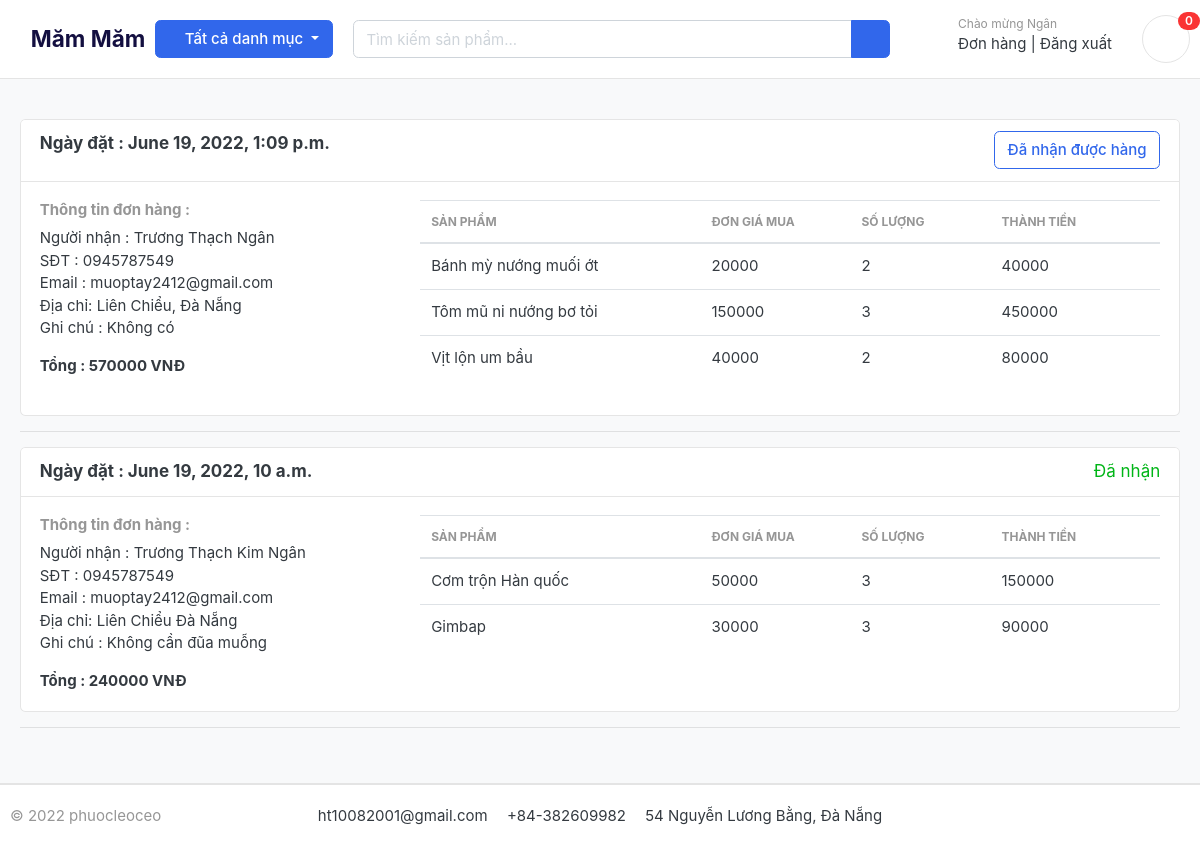
The app's page /order/history/ (signed in) with its own data.
### user/models.py (models this page shows, shortened)
class User(AbstractBaseUser):
    username = models.CharField(max_length=50, unique=True)
    email = models.EmailField(max_length=50, unique=True)
    first_name = models.CharField(max_length=50)
    last_name = models.CharField(max_length=50)
    phone_number = models.CharField(max_length=50)
    date_joined = models.DateTimeField(auto_now_add=True)
    last_login = models.DateTimeField(auto_now_add=True)
    is_admin = models.BooleanField(default=False)
    is_staff = models.BooleanField(default=False)
    is_active = models.BooleanField(default=False)
    is_superuser = models.BooleanField(default=False)
    USERNAME_FIELD = "email"
    REQUIRED_FIELDS = ["username", "first_name", "last_name"]
    objects = UserManager()

### order/models.py (models this page shows)
class Order(models.Model):
    user = models.ForeignKey(User, on_delete=models.SET_NULL, null=True)
    first_name = models.CharField(max_length=50)
    last_name = models.CharField(max_length=50)
    email = models.EmailField(max_length=50)
    phone_number = models.CharField(max_length=15)
    address = models.CharField(max_length=50)
    order_note = models.CharField(max_length=100, blank=True)
    order_total = models.IntegerField()
    is_done = models.BooleanField(default=False)
    created_at = models.DateTimeField(auto_now_add=True)
    updated_at = models.DateTimeField(auto_now=True)

class OrderDetail(models.Model):
    order = models.ForeignKey(Order, on_delete=models.CASCADE)
    user = models.ForeignKey(User, on_delete=models.CASCADE)
    product = models.ForeignKey(Product, on_delete=models.CASCADE)
    quantity = models.IntegerField()
    product_price = models.IntegerField()
    created_at = models.DateTimeField(auto_now_add=True)
    updated_at = models.DateTimeField(auto_now=True)
    def order_detail_total(self):
        return self.product_price * self.quantity

### product/models.py (models this page shows, shortened)
class Product(models.Model):
    name = models.CharField(max_length=100, unique=True)
    slug = models.SlugField(max_length=50, unique=True, allow_unicode=True)
    price = models.IntegerField()
    description = models.TextField(max_length=500, blank=True)
    image = models.ImageField(upload_to='photos/products')
    is_available = models.BooleanField(default=True)
    created_date = models.DateTimeField(auto_now_add=True)
    modified_date = models.DateTimeField(auto_now=True)
    category = models.ForeignKey(Category, on_delete=models.CASCADE)
    class Meta:
        verbose_name = "product"
        verbose_name_plural = "products"

### order/views.py (the view)
# urls.py: path("history/", views.order_history, name="order_history"),
@login_required(login_url="login")
def order_history(request):
    orders = Order.objects.order_by('-created_at').filter(user=request.user)
    orders_vm = []
    for order in orders:
        order_detail = OrderDetail.objects.filter(user=request.user, order=order)
        orders_vm.append((order, order_detail))
    return render(request=request, template_name="order/history.html",
                  context={"orders_vm": orders_vm})

### cart/context_processors.py (called while the page is built)
def cart_count(request):
    cart_count_badge = 0
    if "admin" in request.path:
        return {}
    else:
        try:
            cart = Cart.objects.filter(cart_id=cart_id_from_session(request))
            if request.user.is_authenticated:
                cart_items = CartItem.objects.all().filter(user=request.user)
            else:
                cart_items = CartItem.objects.all().filter(cart=cart[:1])
            cart_count_badge = cart_items.count()
        except Cart.DoesNotExist:
            cart_count_badge = 0
    return dict(cart_count_badge=cart_count_badge)

### cart/views.py (called while the page is built)
def cart_id_from_session(request):
    cart_id = request.session.session_key
    if not cart_id:
        cart_id = request.session.create()
    return cart_id

### category/context_processors.py (called while the page is built)
def header_menu_links(request):
    links = Category.objects.all()
    return dict(links=links)

### category/models.py (called while the page is built)
    def get_product(self):
        return reverse("product_by_category", args=[self.slug])

### templates/order/history.html
{% extends 'base.html' %}
{% load static %}
{% block content %}
<section class="section-conten padding-y bg">
    <div class="container">
        <main class="col-md-12">
            {% for order, order_detail in orders_vm %}
            <article class="card">
                <header class="card-header" style="display: flex;justify-content: space-between;">
                    <strong style="font-size: 17px;">Ngày đặt : {{ order.created_at }}</strong>
                    {% if order.is_done %}
                    <p class="text-success" style="font-size: 17px;">Đã nhận</p>
                    {% else %}
                    <a href="{% url 'set_order_done' order.id %}" class="btn btn-outline-primary">
                        Đã nhận được hàng
                    </a>
                    {% endif %}
                </header>
                <div class="card-body">
                    <div class="row">
                        <div class="col-md-4">
                            <h6 class="text-muted">Thông tin đơn hàng : </h6>
                            <p>Người nhận : {{ order.first_name }} {{ order.last_name }} <br>
                                SĐT : {{ order.phone_number }} <br>
                                Email : {{ order.email }} <br>
                                Địa chỉ: {{ order.address }} <br>
                                Ghi chú : {{ order.order_note }}
                            </p>
                            <b>Tổng : {{ order.order_total }} VNĐ</b>
                        </div>
                        <div class="col-md-8">
                            <table class="table table-hover">
                                <thead class="text-muted">
                                    <tr class="small text-uppercase">
                                        <th scope="col">Sản phẩm</th>
                                        <th scope="col" width="150">Đơn giá mua</th>
                                        <th scope="col" width="140">Số lượng</th>
                                        <th scope="col" width="170">Thành tiền</th>
                                    </tr>
                                </thead>
                                <tbody>
                                    {% for od in order_detail %}
                                    <tr>
                                        <td>
                                            <p class="title mb-0">{{ od.product.name }}</p>
                                        </td>
                                        <td>
                                            <p class="title mb-0">{{ od.product_price }}</p>
                                        </td>
                                        <td>
                                            <p class="title mb-0">{{ od.quantity }}</p>
                                        </td>
                                        <td>
                                            <p class="title mb-0">{{ od.order_detail_total }}</p>
                                        </td>
                                    </tr>
                                    {% endfor %}
                                </tbody>
                            </table>
                        </div>
                    </div>
                </div>
            </article>
            <hr>
            {% endfor %}
        </main>
    </div>
</section>
{% endblock content %}

### templates/partial/header.html (shortened to what this page needs)
{% load static %}
<header class="section-header">
    <section class="header-main border-bottom">
        <div class="container">
            <div class="row align-items-center">
                <a href="/" class="brand-wrap" style="font-size: 1.5rem; font-weight: bolder; color: #130f40;">
                    <i class="fas fa-utensils" style="padding-right: .5rem;color: #27ae60;font-size: 30px;"></i>Măm Măm
                </a>
                <div class="col-lg col-sm col-md col-6 flex-grow-0">
                    <div class="category-wrap dropdown d-inline-block float-right">
                        <button type="button" class="btn btn-primary dropdown-toggle" data-toggle="dropdown">
                            <i class="fa fa-bars"></i> Tất cả danh mục
                        </button>
                    </div>
                </div>
                <div class="col-lg  col-md-6 col-sm-12 col">
                    <form action="{% url 'product_search' %}" method="get" class="search">
                        <div class="input-group w-100">
                            <input type="text" class="form-control" style="width:60%;"
                                placeholder="Tìm kiếm sản phẩm..." name="product_search">
                            <div class="input-group-append">
                                <button class="btn btn-primary" type="submit">
                                    <i class="fa fa-search"></i>
                                </button>
                            </div>
                        </div>
                    </form>
                </div>
                <div class="col-lg-3 col-sm-6 col-8 order-2 order-lg-3">
                    <div class="d-flex justify-content-end mb-3 mb-lg-0">
                        {% if user.id is None %}
                        <div class="widget-header">
                            <small class="title text-muted">Chào mừng !</small>
                            <div>
                                <a href="/user/login">Đăng nhập</a> <span class="dark-transp"> | </span>
                                <a href="/user/register"> Đăng ký</a>
                            </div>
                        </div>
                        {% else %}
                        <div class="widget-header">
                            <small class="title text-muted">Chào mừng {{ user.last_name }}</small>
                            <div>
                                {% if user.is_superuser %}
                                <a href="/dashboard">Quản lý</a> <span class="dark-transp"> | </span>
                                {% else %}
                                <a href="/order/history">Đơn hàng</a> <span class="dark-transp"> | </span>
                                {% endif %}
                                <a href="/user/logout">Đăng xuất</span>
                            </div>
                        </div>
                        {% endif %}
                        <a href="/cart" class="widget-header pl-3 ml-3">
                            <div class="icon icon-sm rounded-circle border"><i class="fa fa-shopping-cart"></i>
                            </div>
                            <span class="badge badge-pill badge-danger notify">
                                {{ cart_count_badge }}
                            </span>
                        </a>
                    </div>
                </div>
            </div>
        </div>
    </section>
</header>

### foodapp/static/css/ui.css (style rules this page uses)
html { font-family: "Inter", sans-serif; font-size: 15px; }
.icon-xs, .icon-sm, .icon-md, .icon-lg { display: inline-block; text-align: center; flex-shrink: 0; flex-grow: 0; }
.icon-sm { width: 48px; height: 48px; line-height: 48px !important; font-size: 20px; }
.padding-y { padding-top: 40px; padding-bottom: 40px; }
article:after, .form-group:after { display: block; clear: both; content: ""; }
.bg { background-color: #f8f9fa; }
p:last-child { margin-bottom: 0; }
.header-main { position: relative; padding-top: 1rem; padding-bottom: 1rem; }
.widget-header { display: inline-block; vertical-align: middle; position: relative; }
.widget-header a { color: #343a40; }
.widget-header i { color: #969696; }
.widget-header .title { display: block; }
.widget-header .notify { position: absolute; top: -3px; right: -10px; }
.notify { position: absolute; top: -4px; right: -10px; display: inline-block; padding: 0.25em 0.6em; font-size: 12px; line-height: 1; text-align: center; border-radius: 3rem; color: #fff; background-color: #fa3434; }

### records on screen
User: last_name "Ngân"
Order: created_at "June 19, 2022, 1:09 p.m.", is_done "Đã nhận được hàng", first_name "Trương Thạch", last_name "Ngân", phone_number "0945787549", email "muoptay2412@gmail.com", address "Liên Chiểu, Đà Nẵng", order_note "Không có", order_total "570000"
OrderDetail: product.name "Bánh mỳ nướng muối ớt", product_price "20000", quantity "2", order_detail_total "40000"
OrderDetail: product.name "Tôm mũ ni nướng bơ tỏi", product_price "150000", quantity "3", order_detail_total "450000"
OrderDetail: product.name "Vịt lộn um bầu", product_price "40000", quantity "2", order_detail_total "80000"
Order: created_at "June 19, 2022, 10 a.m.", is_done "Đã nhận", first_name "Trương Thạch Kim", last_name "Ngân", phone_number "0945787549", email "muoptay2412@gmail.com", address "Liên Chiểu Đà Nẵng", order_note "Không cần đũa muỗng", order_total "240000"
OrderDetail: product.name "Cơm trộn Hàn quốc", product_price "50000", quantity "3", order_detail_total "150000"
OrderDetail: product.name "Gimbap", product_price "30000", quantity "3", order_detail_total "90000"

### other values on screen
{{ cart_count_badge }} "0"
